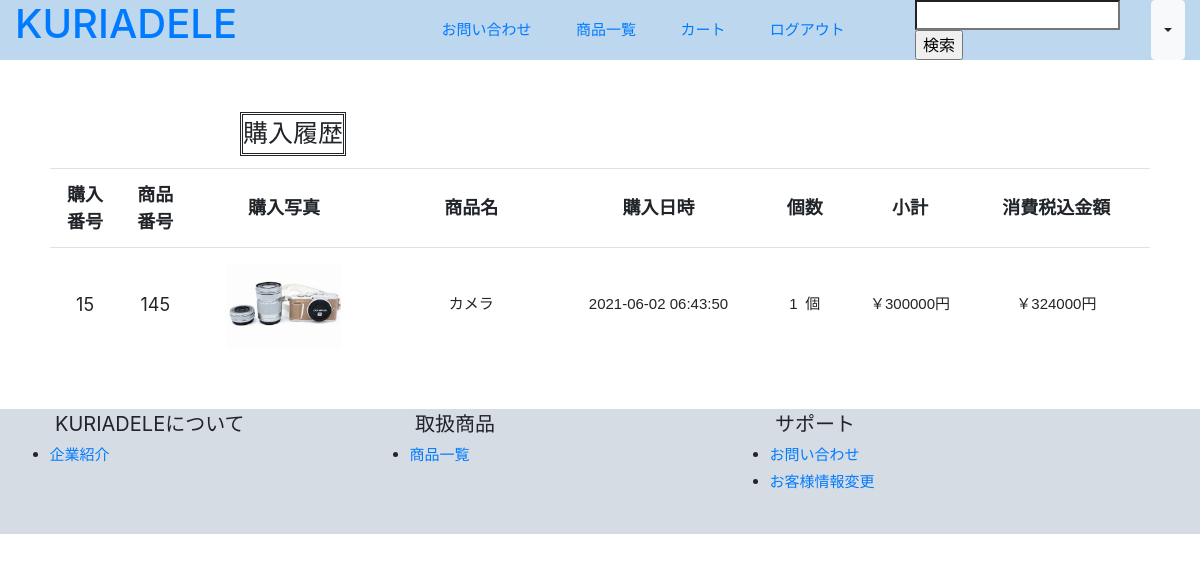
Page /purchases.php (signed in) on the committed database.
### tables this page shows
CREATE TABLE `purchases` (
  `id` int(11) NOT NULL AUTO_INCREMENT,
  `customer_id` int(11) NOT NULL,
  `item_id` int(11) NOT NULL,
  `number` int(11) NOT NULL,
  `created_at` timestamp NOT NULL DEFAULT CURRENT_TIMESTAMP ON UPDATE CURRENT_TIMESTAMP,
  PRIMARY KEY (`id`),
  KEY `customer_id` (`customer_id`),
  KEY `item_id` (`item_id`),
  CONSTRAINT `purchases_ibfk_1` FOREIGN KEY (`customer_id`) REFERENCES `customers` (`id`) ON DELETE CASCADE ON UPDATE CASCADE,
  CONSTRAINT `purchases_ibfk_2` FOREIGN KEY (`item_id`) REFERENCES `items` (`id`) ON DELETE CASCADE ON UPDATE CASCADE
);

CREATE TABLE `items` (
  `id` int(11) NOT NULL AUTO_INCREMENT,
  `name` varchar(255) NOT NULL,
  `image` varchar(255) NOT NULL,
  `price` int(11) NOT NULL,
  `stock` int(11) NOT NULL,
  `description` varchar(1000) NOT NULL,
  `created_at` timestamp NOT NULL DEFAULT CURRENT_TIMESTAMP ON UPDATE CURRENT_TIMESTAMP,
  `flag` int(11) NOT NULL,
  PRIMARY KEY (`id`)
);

### purchases.php (called while the page is built, shortened)
<?php
    require_once 'daos/purchase_dao.php';
    require_once 'daos/cart_dao.php';
    $login_customer = $_SESSION['login_customer'];
    $my_purchases = PurchaseDAO::get_my_purchases($login_customer->id);
    include_once 'views/purchases_view.php';
?>

### daos/purchase_dao.php (called while the page is built, shortened)
<?php
    require_once 'models/purchase.php';
    class PurchaseDAO extends DAO{
        public static function get_my_purchases($customer_id){
            $pdo = null;
            $stmp = null;
            try{
                $pdo = self::get_connection();
                $stmt = $pdo -> prepare("SELECT * FROM purchases WHERE customer_id=:customer_id");
                $stmt->bindParam(':customer_id', $customer_id, PDO::PARAM_INT);
                $stmt->execute();
                $stmt->setFetchMode(PDO::FETCH_CLASS|PDO::FETCH_PROPS_LATE, 'Purchase');
                $my_purchases = $stmt->fetchAll();
                return $my_purchases;
            }catch(PDOException $e){
                return "問題が発生しました<br>" . $e->getMessage();
            }finally{
               self::close_connection($pdo, $stmp);
            }
        }
    }
?>

### daos/item_dao.php (called while the page is built, shortened)
<?php
    class ItemDAO extends DAO{
        public static function get_item_by_id($id){
            $pdo = null;
            $stmp = null;
            try{
                $pdo = self::get_connection();
                $stmt = $pdo->prepare('SELECT * FROM items WHERE id=:id');
                $stmt->bindParam(':id', $id , PDO::PARAM_INT);
                $stmt->execute();
                $stmt->setFetchMode(PDO::FETCH_CLASS|PDO::FETCH_PROPS_LATE, 'Item');
                $item = $stmt->fetch();
                return $item;
            }catch(PDOException $e){
                return null;
            }finally{
                self::close_connection($pdo, $stmp);
            }
        }
    }
?>

### models/purchase.php (called while the page is built, shortened)
<?php
    require_once 'daos/item_dao.php';
    class Purchase{
        public $item_id;
        public function __construct($customer_id="", $item_id="", $number=""){
            $this->item_id = $item_id;
        }
        public function get_item(){
            $item = ItemDAO::get_item_by_id($this->item_id);
            return $item;
        }
    }

### daos/cart_dao.php (called while the page is built, shortened)
<?php
    class CartDAO extends DAO{
        public static function get_total_price($carts){
            $total = 0;
            foreach($carts as $cart){
                $total += $cart->get_item()->price * $cart->number;
            }
            return $total;
        }
    }
?>

### views/purchases_view.php (the view, shortened to what this page needs)
<!doctype html>
<html lang='ja'>
    <head>
        <link rel='stylesheet' href='index.css'>
        <link rel="stylesheet" href="https://stackpath.bootstrapcdn.com/bootstrap/4.5.2/css/bootstrap.min.css">
    </head>
    <body>
        <div class='container-fluid header fixed-top'>
            <div class='row'>
                <span class='col-lg-2 col-md-2 col-auto'>
                    <a href='mypage.php'><h1>KURIADELE</h1></a>
                </span>
                <span class='col-lg-7 col-md-5 d-none d-lg-block span_a'>
                    <a href='login_contact.php' class='span_b'>お問い合わせ</a>
                    <a href='login_product.php' class='span_b'>商品一覧</a>
                    <a href='cart.php' class='span_b'>カート</a>
                    <a href='logout.php' class='span_b'>ログアウト</a>
                </span>
                <div class='col-lg-3 col-md-5 col-auto span_c'>
                    <form method='GET' action='login_search.php'>
                        <input type='search' name='name' size='15'/>
                        <input type='submit' value='検索'/>
                    </form>
                    <button type="button" class="btn btn-light dropdown-toggle d-none d-sm-block" data-toggle="dropdown"></button>
                </div>
            </div>
        </div>
        <p class='body'>
            <p class='customer'>購入履歴</p>
            <table class='container-fluid table col-lg-11'>
                <div class='row'>
                    <tbody>
                        <tr>
                            <th class='purchase_id'>購入番号</th>
                            <th class='purchase_id'>商品番号</th>
                            <th class='purchase_id'>購入写真</th>
                            <th class='purchase_id'>商品名</th>
                            <th class='purchase_id'>購入日時</th>
                            <th class='purchase_id'>個数</th>
                            <th class='purchase_id'>小計</th>
                            <th class='purchase_id'>消費税込金額</th>
                        </tr>
                        <?php foreach($my_purchases as $cart): ?>
                        <tr>
                            <td class='purchase_id'><?= $cart->id ?></td>
                            <td class='purchase_id'><?= $cart->get_item()->id ?></td>
                            <td class='purchase_td'><img src='upload/items/<?= $cart->get_item()->image ?>' class='purchase_img'></img></td>
                            <td class='purchase_td'><?= $cart->get_item()->name ?></td>
                            <td class='purchase_td'><?= $cart->created_at ?></td>
                            <td class='purchase_number'><?= $cart->number ?>&ensp;個</td>
                            <td class='purchase_number'>￥<?= $cart->number * $cart->get_item()->price ?>円</td>
                            <td class='purchase_td'>￥<?= CartDAO::get_total_price($my_purchases)* 1.08 ?>円</td>
                        </tr>
                        <?php endforeach; ?>
                    </tbody>
                </div>
            </table>
        </p>
        <div class='container-fluid footer'>
            <div class='row'>
                <ul><span class='col-lg-4'>KURIADELEについて</span><br>
                    <li><a href='login_company.php'>企業紹介</a></li>
                </ul>
                <ul><span class='col-lg-4'>取扱商品</span>
                    <li><a href='login_product.php'>商品一覧</a></li>
                </ul>
                <ul><span class='col-lg-4'>サポート</span>
                    <li><a href='login_contact.php'>お問い合わせ</a></li>
                    <li><a href='login_change.php'>お客様情報変更</a></li>
                </ul>
            </div>
        </div>
    </body>
</html>

### index.css (style rules this page uses)
.header { position:fixed; background-color: #BDD7EE; align-items: center; }
.span_a { font-size: 15px; text-align: right; margin: auto; }
.span_b { text-align: right; margin-right: 6%; }
.span_c { text-align: left; margin: auto; display: flex; }
.body { padding: 4%; }
.customer { display: inline-block; font-size: 25px; border: double; margin-left: 20%; margin-bottom: 1%; text-align: center; }
.purchase_id { width: 6%; font-size: 18px; text-align: center; vertical-align: middle !important; }
.purchase_img { padding-top: 2%; width: 70%; }
.purchase_td { font-size: 15px; font-family: sans-serif; width: 16%; text-align: center; vertical-align: middle !important }
.purchase_number { font-size: 15px; font-family: sans-serif; width: 9%; text-align: center; vertical-align: middle !important }
.footer { background-color: #D6DCE4; margin-top: 4%; padding-bottom: 2%; }
ul { width: 30%; font-size: 20px; }
li { font-size: 15px; margin-top: 5px; margin-left: 3%; }

### rows in the picture
purchases: id "15", item "145", item.image (picture), item.name "カメラ", created_at "2021-06-02 06:43:50", number "1", $cart->number*$cart->get_item()->price "300000", my_purchases "324000"
